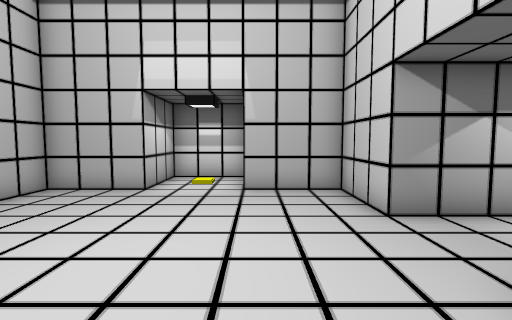
[1] (above)

12 first-person views from a walk through a scene from a Unity 3-D project. The camera is 1.5 m above the floor, tilts 4° down and sees 85° across. Doors are open. The floor is counted in squares, 1 m on a side. Each view is taken from the middle of a square. On the plan, view 1 faces up. The plan holds only what a view shows up to about 14 squares ahead; the rest is blank. The place goes on beyond the plan. Some surface patterns are stand-ins.

[2]
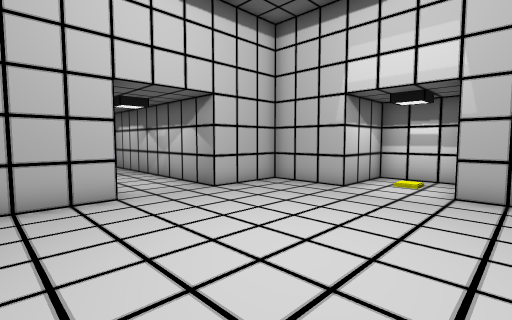

[3]
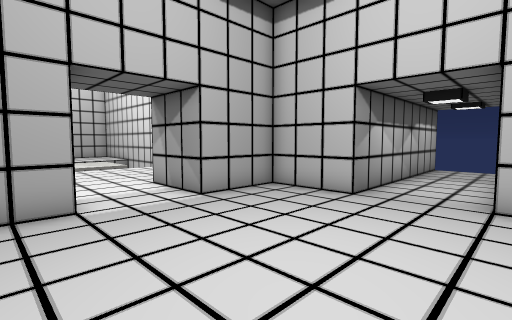

[4]
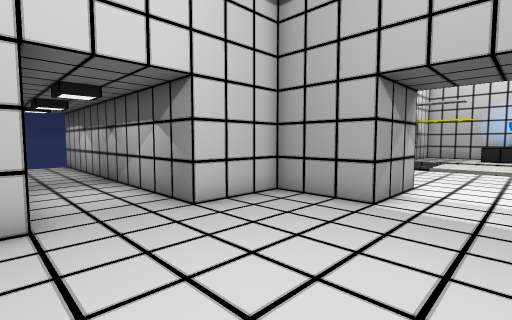

[5]
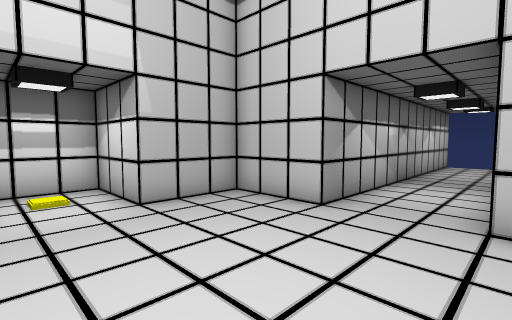

[6]
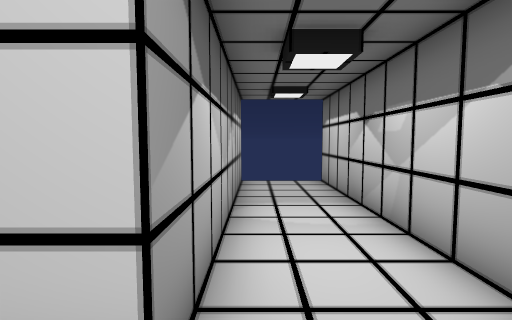

[7]
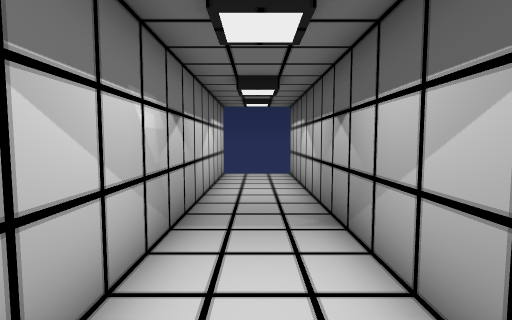

[8]
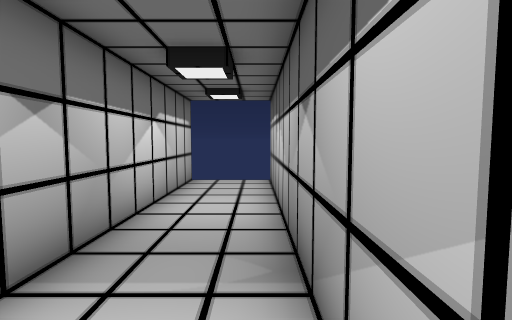

[9]
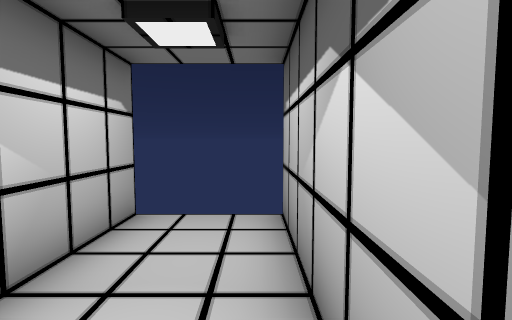

[10]
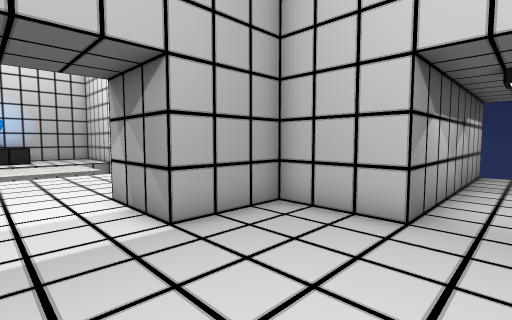

[11]
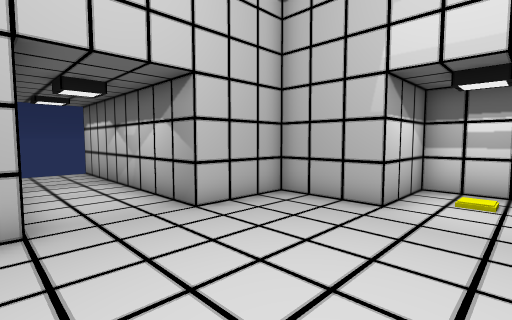

[12]
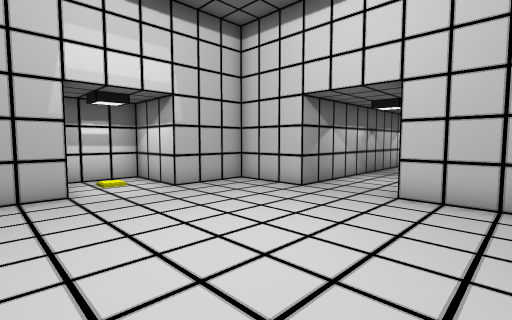

### Floor plan
Points are (right, up) in squares from view 1. A wall is a line through its corners. A room is listed if a view was taken in it or the views show most of it. See-through windows are left out.
Room 1 (views 1, 2, 3, 4, 5, 6, 7, 8, 9, 10, 11, 12)
walls: (-0.4, -1.9) (-0.4, -0.5) (2.6, -0.5) (2.6, 2.5) (11.1, 2.5); (-6.4, 2.5) (-6.4, -0.5) (-3.4, -0.5) (-3.4, -1.9); (11.1, 5.5) (2.6, 5.5) (2.6, 8.5) (-0.4, 8.5) (-0.4, 11.5) (-3.4, 11.5) (-3.4, 8.5) (-6.4, 8.5) (-6.4, 5.5)
ways out: open door at (11, 4) to room 2; open door at (-7, 4) to room 4; open door at (-2, -2)
objects: other object (-2, 10)
Room 2 (no view inside)
walls: (11.1, 2.5) (15.6, 2.5); (15.6, 5.5) (11.1, 5.5)
ways out: open door at (11, 4) to room 1; open door at (16, 4)
Room 3 (no view inside)
walls: (-15.4, 2.5) (-10.9, 2.5); (-11.1, 5.5) (-15.5, 5.5)
ways out: open door at (-11, 4) to room 4; open door at (-16, 4)
Room 4 (no view inside)
walls: (-10.9, 2.5) (-6.4, 2.5); (-6.4, 5.5) (-11.1, 5.5)
ways out: open door at (-7, 4) to room 1; open door at (-11, 4) to room 3

Positions as (right, up) in squares from view 1, and headings:
1: (0, 0), facing up
2: (1, 0), facing up-left
3: (1, 6), facing down-left
4: (-3, 6), facing down-right
5: (-3, 2), facing up-right
6: (-5, 3), facing left
7: (3, 4), facing right
8: (5, 3), facing right
9: (10, 3), facing right
10: (-1, 4), facing down-left
11: (-1, 2), facing up-left
12: (-5, 0), facing up-right
